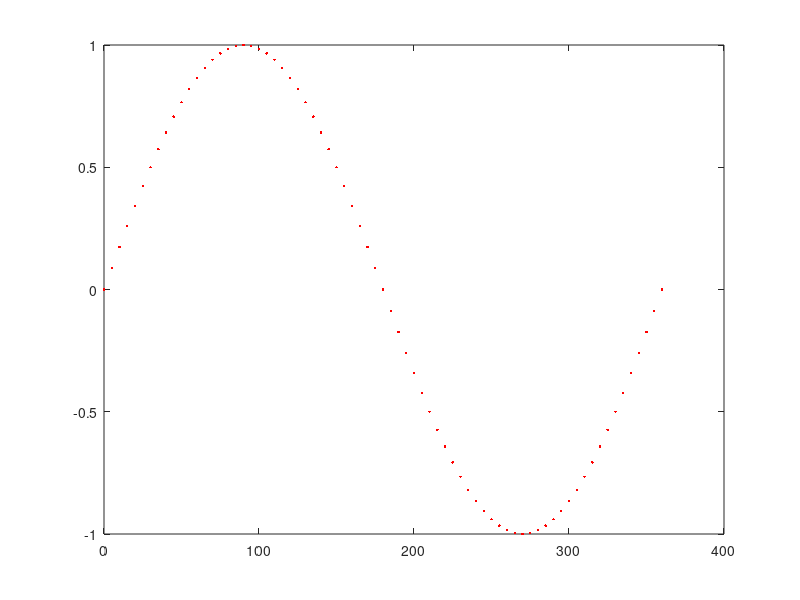

Source code (MATLAB):
x = 0:5:360;
y = sind(x);
color = menu('Choose a color to draw plot','Red','Blue','Yellow','Magenta','Cyan')
marker = menu('Choose a marker to draw plot','.','*')
switch color
    case 1
        if marker == 1
            plot(x,y,'r.')
        else
            plot(x,y,'r*')
        end
    case 2
        if marker == 1
            plot(x,y,'b.')
        else
            plot(x,y,'b*')
        end
    case 3
        if marker == 1
            plot(x,y,'y.')
        else
            plot(x,y,'y*')
        end
    case 4
        if marker == 1
            plot(x,y,'m.')
        else
            plot(x,y,'m*')
        end
    case 5
        if marker == 1
            plot(x,y,'c.')
        else
            plot(x,y,'c*')
        end
    otherwise
        plot(x,y)
end
